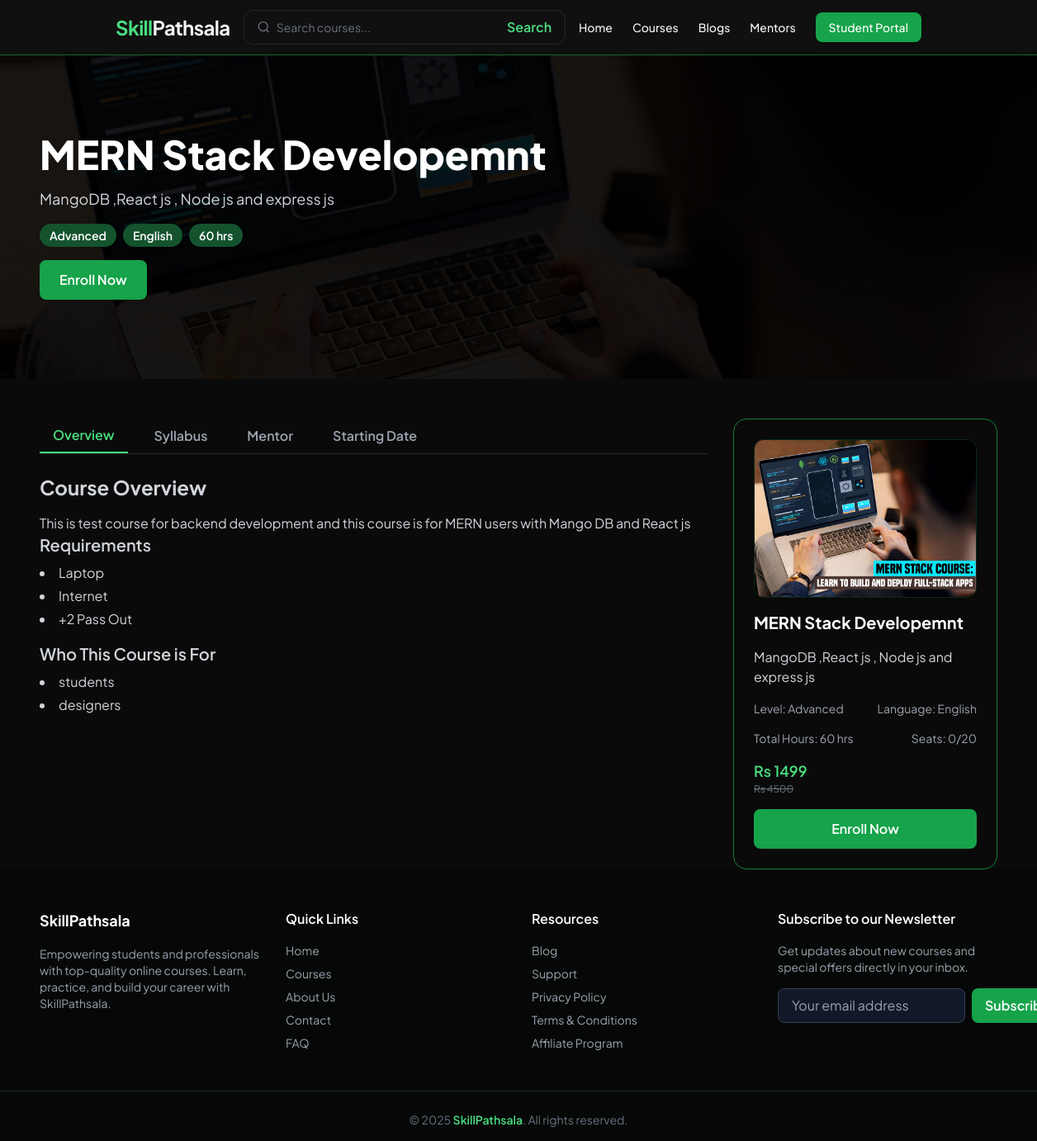
/courses/mern-stack-developemnt/, run on the app's committed database.
### courses/models.py (models this page shows, shortened)
class Course(models.Model):
    LEVEL_CHOICES = [
        ('beginner', 'Beginner'),
        ('intermediate', 'Intermediate'),
        ('advanced', 'Advanced'),
    ]
    LANGUAGE_CHOICES = [
        ('en', 'English'),
        ('np', 'Nepali'),
        ('en_np', 'English & Nepali'),
    ]
    id = models.UUIDField(primary_key=True, default=uuid.uuid4, editable=False)
    mentor = models.ForeignKey(
        settings.AUTH_USER_MODEL,
        on_delete=models.CASCADE,
        related_name='mentor_courses',
        limit_choices_to={'role': 'mentor'}
    )
    category = models.ForeignKey(Category, on_delete=models.SET_NULL, null=True, blank=True, related_name='courses')
    title = models.CharField(max_length=200)
    slug = models.SlugField(max_length=220, unique=True, blank=True)
    short_description = models.CharField(max_length=300, blank=True)
    description = models.TextField(blank=True)
    thumbnail = models.ImageField(
        upload_to='courses/thumbnails/',
        validators=[FileExtensionValidator(['jpg', 'jpeg', 'png', 'webp'])],
        blank=True,
        null=True
    )
    actual_price = models.DecimalField(max_digits=8, decimal_places=2)
    discounted_price = models.DecimalField(max_digits=8, decimal_places=2, default=0)
    is_discount_active = models.BooleanField(default=False)
    start_date = models.DateField()
    live_days = models.CharField(max_length=100, help_text="e.g., Mon, Wed, Fri")
    live_time = models.CharField(max_length=50, help_text="e.g., 7 - 9 PM")
    total_hours = models.PositiveIntegerField(default=0, help_text="Total course hours")
    language = models.CharField(max_length=10, choices=LANGUAGE_CHOICES, default='en')
    level = models.CharField(max_length=20, choices=LEVEL_CHOICES, default='beginner')
    total_seats = models.PositiveIntegerField(default=20)
    enrolled_students = models.PositiveIntegerField(default=0)
    is_live = models.BooleanField(default=True)
    is_published = models.BooleanField(default=False)
    created_at = models.DateTimeField(auto_now_add=True)
    updated_at = models.DateTimeField(auto_now=True)
    rating_avg = models.DecimalField(max_digits=3, decimal_places=2, default=0)
    rating_count = models.PositiveIntegerField(default=0)

class Requirement(models.Model):
    course = models.ForeignKey(Course, on_delete=models.CASCADE, related_name='requirements')
    text = models.CharField(max_length=255)

class WhoIsFor(models.Model):
    course = models.ForeignKey(Course, on_delete=models.CASCADE, related_name='target_audience')
    text = models.CharField(max_length=255)

### courses/views.py (the view)
# urls.py: path('<slug:slug>/', views.course_detail, name='course_detail'),
def course_detail(request, slug):
    course = get_object_or_404(Course, slug=slug, is_published=True)
    is_enrolled = False
    if request.user.is_authenticated:
        is_enrolled = Enrollment.objects.filter(course=course, email=request.user.email).exists()
    learning_points = course.learning_points.all()
    requirements = course.requirements.all()
    reviews = course.reviews.select_related('student').all()
    context = {
        'course': course,
        'learning_points': learning_points,
        'requirements': requirements,
        'reviews': reviews,
        'is_enrolled': is_enrolled,
    }
    return render(request, 'courses/course_detail.html', context)

### templates/courses/course_detail.html (shortened to what this page needs)
{% extends 'base.html' %}
{% load static %}
{% block content %}
{% include 'includes/nav.html' %}
<section class="relative bg-black-900 py-24 px-6 md:px-12 text-white"
         style="background-image: url('{{ course.thumbnail.url }}'); background-size: cover; background-position: center;">
  <div class="absolute inset-0 bg-black bg-opacity-90"></div>
  <div class="relative max-w-7xl mx-auto flex flex-col md:flex-row gap-8 items-start">
    <div class="flex-1 space-y-4">
      <h1 class="text-4xl md:text-5xl font-extrabold">{{ course.title }}</h1>
      <p class="text-gray-300 text-lg">{{ course.short_description }}</p>
      <div class="flex flex-wrap gap-2 mt-2">
        <span class="bg-green-900 text-white text-sm font-semibold px-3 py-1 rounded-full shadow">{{ course.get_level_display }}</span>
        <span class="bg-green-900 text-white text-sm font-semibold px-3 py-1 rounded-full shadow">{{ course.get_language_display }}</span>
        <span class="bg-green-900 text-white text-sm font-semibold px-3 py-1 rounded-full shadow">{{ course.total_hours }} hrs</span>
      </div>
      <div class="mt-6 flex gap-4">
        {% if is_enrolled %}
          <button class="px-6 py-3 bg-gray-600 text-white font-semibold rounded-lg cursor-not-allowed" disabled>Enrolled</button>
        {% else %}
          <a href="{% url 'enroll_course' course.slug %}" class="px-6 py-3 bg-green-600 hover:bg-green-700 text-white font-semibold rounded-lg shadow transition transform hover:scale-105">
            Enroll Now
          </a>
        {% endif %}
      </div>
    </div>
  </div>
</section>
<section class="max-w-7xl mx-auto px-6 md:px-12 mt-12 flex flex-col lg:flex-row gap-8">
  <div class="flex-1">
    <div class="flex flex-wrap gap-2 md:gap-4 border-b border-gray-800 mb-6">
      <button class="tab-btn py-2 px-4 font-semibold text-green-400 border-b-2 border-green-400 transition" data-tab="overview">Overview</button>
      <button class="tab-btn py-2 px-4 font-semibold text-gray-400 hover:text-green-400 transition" data-tab="syllabus">Syllabus</button>
      <button class="tab-btn py-2 px-4 font-semibold text-gray-400 hover:text-green-400 transition" data-tab="mentor">Mentor</button>
      <button class="tab-btn py-2 px-4 font-semibold text-gray-400 hover:text-green-400 transition" data-tab="starting">Starting Date</button>
    </div>
    <div>
      <div class="tab-content active" id="overview">
        <h2 class="text-2xl font-bold mb-4">Course Overview</h2>
        <p class="text-gray-300 mb-4">{{ course.description|linebreaks }}</p>
        <h3 class="text-xl font-semibold mb-2">Requirements</h3>
        <ul class="list-disc list-inside space-y-1 text-gray-300 mb-4">
          {% for req in course.requirements.all %}
            <li>{{ req.text }}</li>
          {% endfor %}
        </ul>
        <h3 class="text-xl font-semibold mb-2">Who This Course is For</h3>
        <ul class="list-disc list-inside space-y-1 text-gray-300">
          {% for audience in course.target_audience.all %}
            <li>{{ audience.text }}</li>
          {% endfor %}
        </ul>
      </div>
    </div>
  </div>
  <div class="lg:w-80 w-full sticky top-24 bg-black-900 border border-green-700 rounded-2xl p-6 space-y-4">
    {% if course.thumbnail %}
      <img src="{{ course.thumbnail.url }}" alt="{{ course.title }}" class="rounded-xl shadow-lg border border-green-600/20 w-full h-48 object-cover mb-4">
    {% endif %}
    <h3 class="text-xl font-bold text-white">{{ course.title }}</h3>
    <p class="text-gray-300">{{ course.short_description }}</p>
    <div class="flex items-center justify-between text-gray-400 text-sm">
      <span>Level: {{ course.get_level_display }}</span>
      <span>Language: {{ course.get_language_display }}</span>
    </div>
    <div class="flex items-center justify-between text-gray-400 text-sm">
      <span>Total Hours: {{ course.total_hours }} hrs</span>
      <span>Seats: {{ course.enrolled_students }}/{{ course.total_seats }}</span>
    </div>
    <div class="mt-4">
      {% if course.is_discount_active %}
        <p class="text-green-400 text-lg font-semibold">Rs {{ course.discounted_price|floatformat:0 }}</p>
        <p class="text-gray-500 text-xs line-through">Rs {{ course.actual_price|floatformat:0 }}</p>
      {% else %}
        <p class="text-green-400 text-lg font-semibold">Rs {{ course.actual_price|floatformat:0 }}</p>
      {% endif %}
    </div>
    <div class="mt-4">
  {% if is_enrolled %}
    <button class="block w-full bg-gray-600 text-white font-semibold py-3 rounded-lg text-center cursor-not-allowed" disabled>
      Enrolled
    </button>
  {% else %}
    <a href="{% url 'enroll_course' course.slug %}" class="block w-full bg-green-600 hover:bg-green-700 text-white font-semibold py-3 rounded-lg text-center transition shadow">
      Enroll Now
    </a>
  {% endif %}
</div>
  </div>
</section>
{% include 'includes/footer.html' %}
{% endblock %}

### templates/base.html (shortened to what this page needs)
{% load static %}
<!DOCTYPE html>
<html lang="en">
  <head>
    <script src="https://cdn.tailwindcss.com?plugins=typography"></script>
  </head>
  <body class="flex flex-col min-h-screen">
    <div class="flex-1">
      {% block content %}{% endblock %}
    </div>
  </body>
</html>

### templates/includes/nav.html (shortened to what this page needs)
<header class="sticky top-0 z-50 bg-[#111111]/90 backdrop-blur-md border-b border-green-800 text-gray-100 transition-all duration-300">
  <div class="container mx-auto flex justify-between items-center px-6 py-3">
    <a href="/" class="text-2xl font-bold tracking-tight flex-shrink-0">
      <span class="text-green-400">Skill</span>Pathsala
    </a>
    <form method="GET" action="{% url 'search_courses' %}" class="hidden md:flex flex-1 max-w-md mx-4 items-center bg-black-400/50 backdrop-blur-sm border border-gray-800 rounded-xl px-4 py-2">
      <svg xmlns="http://www.w3.org/2000/svg" class="h-5 w-5 text-gray-500 mr-2" fill="none" viewBox="0 0 24 24" stroke="currentColor">
        <path stroke-linecap="round" stroke-linejoin="round" stroke-width="2" d="M21 21l-4.35-4.35m0 0A7.5 7.5 0 104.5 4.5a7.5 7.5 0 0012.15 12.15z"/>
      </svg>
      <input type="text" name="q" value="{{ request.GET.q }}" placeholder="Search courses..."
             class="bg-transparent outline-none text-gray-300 w-full text-sm placeholder-gray-500">
      <button type="submit" class="ml-2 text-green-400 font-semibold hover:text-green-500 transition">Search</button>
    </form>
    <nav class="hidden md:flex space-x-6 items-center text-sm font-medium">
      <a href="{% url 'index' %}" class="transition {% if request.resolver_match.url_name == 'index' %}text-green-400{% else %}hover:text-green-400{% endif %}">Home</a>
      <a href="{% url 'all_courses' %}" class="transition {% if request.resolver_match.url_name == 'all_courses' %}text-green-400{% else %}hover:text-green-400{% endif %}">Courses</a>
      <a href="{% url 'blog_list' %}" class="transition {% if request.path == '/blogs/' %}text-green-400{% else %}hover:text-green-400{% endif %}">Blogs</a>
      <a href="{% url 'mentor_list' %}" class="transition {% if request.path == '/mentors/' %}text-green-400{% else %}hover:text-green-400{% endif %}">Mentors</a>
      {% if request.user.is_authenticated and request.user.role == 'student' %}
        <a href="{% url 'student_dashboard' %}" class="bg-green-600 hover:bg-green-700 px-4 py-2 rounded-lg text-white font-medium transition shadow-md">
          Dashboard
        </a>
      {% else %}
        <a href="{% url 'student_login' %}" class="bg-green-600 hover:bg-green-700 px-4 py-2 rounded-lg text-white font-medium transition shadow-md">
          Student Portal
        </a>
      {% endif %}
    </nav>
  </div>
</header>

### templates/includes/footer.html (shortened to what this page needs)
<footer class="bg-[#060807] text-gray-300 pt-12">
  <div class="max-w-7xl mx-auto px-6 md:px-12 grid grid-cols-1 md:grid-cols-4 gap-8">
    <div>
      <h3 class="text-white text-lg font-bold mb-4">SkillPathsala</h3>
      <p class="text-gray-400 text-sm">
        Empowering students and professionals with top-quality online courses. Learn, practice, and build your career with SkillPathsala.
      </p>
    </div>
    <div>
      <h4 class="text-white text-md font-semibold mb-4">Quick Links</h4>
      <ul class="space-y-2 text-gray-400 text-sm">
        <li><a href="{% url 'index' %}" class="hover:text-green-400 transition">Home</a></li>
        <li><a href="{% url 'all_courses' %}" class="hover:text-green-400 transition">Courses</a></li>
        <li><a href="#" class="hover:text-green-400 transition">About Us</a></li>
        <li><a href="#" class="hover:text-green-400 transition">Contact</a></li>
        <li><a href="#" class="hover:text-green-400 transition">FAQ</a></li>
      </ul>
    </div>
    <div>
      <h4 class="text-white text-md font-semibold mb-4">Resources</h4>
      <ul class="space-y-2 text-gray-400 text-sm">
        <li><a href="#" class="hover:text-green-400 transition">Blog</a></li>
        <li><a href="#" class="hover:text-green-400 transition">Support</a></li>
        <li><a href="#" class="hover:text-green-400 transition">Privacy Policy</a></li>
        <li><a href="#" class="hover:text-green-400 transition">Terms & Conditions</a></li>
        <li><a href="#" class="hover:text-green-400 transition">Affiliate Program</a></li>
      </ul>
    </div>
    <div>
      <h4 class="text-white text-md font-semibold mb-4">Subscribe to our Newsletter</h4>
      <p class="text-gray-400 text-sm mb-4">Get updates about new courses and special offers directly in your inbox.</p>
      <form class="flex flex-col sm:flex-row gap-2">
        <input type="email" placeholder="Your email address" class="flex-1 px-4 py-2 rounded-lg bg-gray-900 border border-gray-700 text-gray-300 focus:outline-none focus:ring-2 focus:ring-green-400" />
        <button type="submit" class="px-4 py-2 bg-green-600 hover:bg-green-700 rounded-lg text-white font-semibold transition">Subscribe</button>
      </form>
    </div>
  </div>
  <div class="border-t border-gray-800 mt-12 pt-6 pb-4 text-center text-gray-500 text-sm">
    © 2025 <span class="text-green-400 font-semibold">SkillPathsala</span>. All rights reserved.
  </div>
</footer>

### templates/base.html (style rules this page uses)
body { font-family: "Plus Jakarta Sans", sans-serif; background-color: #0a0a0a; color: #d1d5db; scroll-behavior: smooth; }

### data on the page
Course: thumbnail (picture), title "MERN Stack Developemnt", short_description "MangoDB ,React js , Node js and express js", level "Advanced", language "English", total_hours "60", description "This is test course for backend development and this course is for MERN users with Mango DB and React js", enrolled_students "0", total_seats "20", discounted_price "1499", actual_price "4500"
Requirement: text "Laptop"
Requirement: text "Internet"
Requirement: text "+2 Pass Out"
WhoIsFor: text "students"
WhoIsFor: text "designers"
